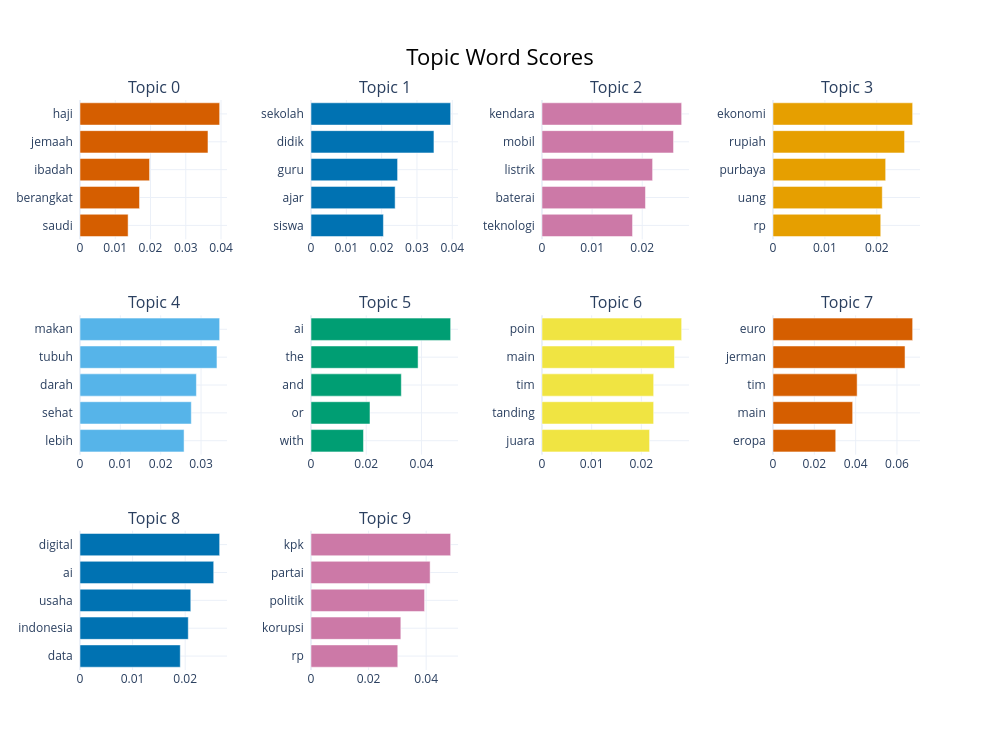
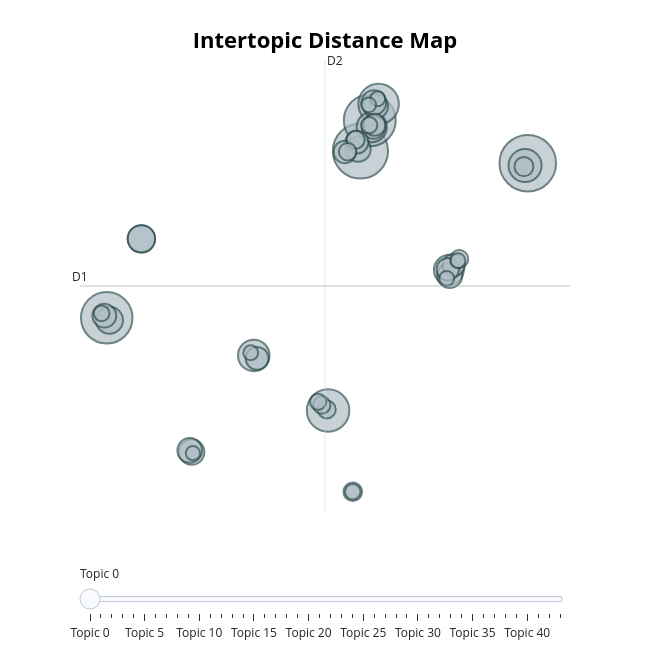

Notebook code cell kept with these figures, in order:
### Code cell
import pandas as pd
from bertopic import BERTopic
from sklearn.feature_extraction.text import CountVectorizer
from Sastrawi.StopWordRemover.StopWordRemoverFactory import StopWordRemoverFactory

# 1. LOAD DATA
# Jangan lupa handling missing values. Teks kosong akan membuat BERTopic error.
df = pd.read_csv('dataset_berita_merge.csv')
docs = df['isi'].dropna().tolist()

# 2. PERSIAPAN STOPWORDS BAHASA INDONESIA
# Ini yang membedakan tugas asal-asalan dengan yang dikerjakan serius.
factory = StopWordRemoverFactory()
base_stopwords = factory.get_stop_words()

# Tambahkan custom stopwords yang saya temukan banyak tersebar di datasetmu!
# Jangan malas untuk mengecek kata apa lagi yang perlu dibuang nanti.
custom_stopwords = [
    'kompascom', 'baca', 'video', 'foto', 'nya', 'yg', 
    'dan', 'di', 'dari', 'ke', 'ini', 'itu'
]
stopword_list = base_stopwords + custom_stopwords

vectorizer_model = CountVectorizer(stop_words=stopword_list)

# 3. INISIASI BERTOPIC (MULTILINGUAL)
# Kita paksa model menggunakan embedding yang paham bahasa Indonesia
topic_model = BERTopic(
    language="multilingual", 
    vectorizer_model=vectorizer_model,
    verbose=True,
    calculate_probabilities=True # Set True agar visualisasi probabilitas bisa jalan seperti di Kaggle
)

# 4. TRAINING MODEL
# Ini akan memakan waktu. Biarkan jalan dan perhatikan log-nya.
topics, probs = topic_model.fit_transform(docs)

# 5. EVALUASI DAN VISUALISASI (Sama seperti yang kamu lihat di Kaggle)
# Lihat daftar topik
print(topic_model.get_topic_info())

# Tampilkan Bar Chart
fig_barchart = topic_model.visualize_barchart(top_n_topics=10)
fig_barchart.show()

# Tampilkan Intertopic Distance Map (Visualisasi bulatan-bulatan klaster)
fig_intertopic = topic_model.visualize_topics()
fig_intertopic.show()

### Figure 1 — Plotly figure (JSON) as saved in the notebook; plotly's stock layout.template omitted (floating-point values rounded to 4 significant figures)
{"data": [{"marker": {"color": "#D55E00"}, "orientation": "h", "type": "bar", "x": [0.01365, 0.01688, 0.01973, 0.0363, 0.03961], "xaxis": "x", "y": ["saudi  ", "berangkat  ", "ibadah  ", "jemaah  ", "haji  "], "yaxis": "y"}, {"marker": {"color": "#0072B2"}, "orientation": "h", "type": "bar", "x": [0.02051, 0.02382, 0.02452, 0.03481, 0.03954], "xaxis": "x2", "y": ["siswa  ", "ajar  ", "guru  ", "didik  ", "sekolah  "], "yaxis": "y2"}, {"marker": {"color": "#CC79A7"}, "orientation": "h", "type": "bar", "x": [0.01807, 0.02065, 0.02207, 0.02625, 0.02787], "xaxis": "x3", "y": ["teknologi  ", "baterai  ", "listrik  ", "mobil  ", "kendara  "], "yaxis": "y3"}, {"marker": {"color": "#E69F00"}, "orientation": "h", "type": "bar", "x": [0.02077, 0.02106, 0.02171, 0.02536, 0.02692], "xaxis": "x4", "y": ["rp  ", "uang  ", "purbaya  ", "rupiah  ", "ekonomi  "], "yaxis": "y4"}, {"marker": {"color": "#56B4E9"}, "orientation": "h", "type": "bar", "x": [0.02579, 0.02758, 0.02885, 0.03394, 0.03461], "xaxis": "x5", "y": ["lebih  ", "sehat  ", "darah  ", "tubuh  ", "makan  "], "yaxis": "y5"}, {"marker": {"color": "#009E73"}, "orientation": "h", "type": "bar", "x": [0.01901, 0.02137, 0.03272, 0.03879, 0.05058], "xaxis": "x6", "y": ["with  ", "or  ", "and  ", "the  ", "ai  "], "yaxis": "y6"}, {"marker": {"color": "#F0E442"}, "orientation": "h", "type": "bar", "x": [0.02166, 0.02248, 0.02248, 0.02668, 0.02812], "xaxis": "x7", "y": ["juara  ", "tanding  ", "tim  ", "main  ", "poin  "], "yaxis": "y7"}, {"marker": {"color": "#D55E00"}, "orientation": "h", "type": "bar", "x": [0.03036, 0.03855, 0.04072, 0.0639, 0.06758], "xaxis": "x8", "y": ["eropa  ", "main  ", "tim  ", "jerman  ", "euro  "], "yaxis": "y8"}, {"marker": {"color": "#0072B2"}, "orientation": "h", "type": "bar", "x": [0.01907, 0.02059, 0.02107, 0.02543, 0.02655], "xaxis": "x9", "y": ["data  ", "indonesia  ", "usaha  ", "ai  ", "digital  "], "yaxis": "y9"}, {"marker": {"color": "#CC79A7"}, "orientation": "h", "type": "bar", "x": [0.03014, 0.03121, 0.03945, 0.04137, 0.04851], "xaxis": "x10", "y": ["rp  ", "korupsi  ", "politik  ", "partai  ", "kpk  "], "yaxis": "y10"}], "layout": {"annotations": [{"font": {"size": 16}, "showarrow": false, "text": "Topic 0", "x": 0.0875, "xanchor": "center", "xref": "paper", "y": 1, "yanchor": "bottom", "yref": "paper"}, {"font": {"size": 16}, "showarrow": false, "text": "Topic 1", "x": 0.3625, "xanchor": "center", "xref": "paper", "y": 1, "yanchor": "bottom", "yref": "paper"}, {"font": {"size": 16}, "showarrow": false, "text": "Topic 2", "x": 0.6375, "xanchor": "center", "xref": "paper", "y": 1, "yanchor": "bottom", "yref": "paper"}, {"font": {"size": 16}, "showarrow": false, "text": "Topic 3", "x": 0.9125, "xanchor": "center", "xref": "paper", "y": 1, "yanchor": "bottom", "yref": "paper"}, {"font": {"size": 16}, "showarrow": false, "text": "Topic 4", "x": 0.0875, "xanchor": "center", "xref": "paper", "y": 0.6222, "yanchor": "bottom", "yref": "paper"}, {"font": {"size": 16}, "showarrow": false, "text": "Topic 5", "x": 0.3625, "xanchor": "center", "xref": "paper", "y": 0.6222, "yanchor": "bottom", "yref": "paper"}, {"font": {"size": 16}, "showarrow": false, "text": "Topic 6", "x": 0.6375, "xanchor": "center", "xref": "paper", "y": 0.6222, "yanchor": "bottom", "yref": "paper"}, {"font": {"size": 16}, "showarrow": false, "text": "Topic 7", "x": 0.9125, "xanchor": "center", "xref": "paper", "y": 0.6222, "yanchor": "bottom", "yref": "paper"}, {"font": {"size": 16}, "showarrow": false, "text": "Topic 8", "x": 0.0875, "xanchor": "center", "xref": "paper", "y": 0.2444, "yanchor": "bottom", "yref": "paper"}, {"font": {"size": 16}, "showarrow": false, "text": "Topic 9", "x": 0.3625, "xanchor": "center", "xref": "paper", "y": 0.2444, "yanchor": "bottom", "yref": "paper"}], "height": 750, "hoverlabel": {"bgcolor": "white", "font": {"family": "Rockwell", "size": 16}}, "showlegend": false, "title": {"font": {"color": "Black", "size": 22}, "text": "Topic Word Scores", "x": 0.5, "xanchor": "center", "yanchor": "top"}, "width": 1000, "xaxis": {"anchor": "y", "domain": [0, 0.175], "showgrid": true}, "xaxis10": {"anchor": "y10", "domain": [0.275, 0.45], "showgrid": true}, "xaxis11": {"anchor": "y11", "domain": [0.55, 0.725], "showgrid": true}, "xaxis12": {"anchor": "y12", "domain": [0.825, 1], "showgrid": true}, "xaxis2": {"anchor": "y2", "domain": [0.275, 0.45], "showgrid": true}, "xaxis3": {"anchor": "y3", "domain": [0.55, 0.725], "showgrid": true}, "xaxis4": {"anchor": "y4", "domain": [0.825, 1], "showgrid": true}, "xaxis5": {"anchor": "y5", "domain": [0, 0.175], "showgrid": true}, "xaxis6": {"anchor": "y6", "domain": [0.275, 0.45], "showgrid": true}, "xaxis7": {"anchor": "y7", "domain": [0.55, 0.725], "showgrid": true}, "xaxis8": {"anchor": "y8", "domain": [0.825, 1], "showgrid": true}, "xaxis9": {"anchor": "y9", "domain": [0, 0.175], "showgrid": true}, "yaxis": {"anchor": "x", "domain": [0.7556, 1], "showgrid": true}, "yaxis10": {"anchor": "x10", "domain": [0, 0.2444], "showgrid": true}, "yaxis11": {"anchor": "x11", "domain": [0, 0.2444], "showgrid": true}, "yaxis12": {"anchor": "x12", "domain": [0, 0.2444], "showgrid": true}, "yaxis2": {"anchor": "x2", "domain": [0.7556, 1], "showgrid": true}, "yaxis3": {"anchor": "x3", "domain": [0.7556, 1], "showgrid": true}, "yaxis4": {"anchor": "x4", "domain": [0.7556, 1], "showgrid": true}, "yaxis5": {"anchor": "x5", "domain": [0.3778, 0.6222], "showgrid": true}, "yaxis6": {"anchor": "x6", "domain": [0.3778, 0.6222], "showgrid": true}, "yaxis7": {"anchor": "x7", "domain": [0.3778, 0.6222], "showgrid": true}, "yaxis8": {"anchor": "x8", "domain": [0.3778, 0.6222], "showgrid": true}, "yaxis9": {"anchor": "x9", "domain": [0, 0.2444], "showgrid": true}}}

### Figure 2 — Plotly figure (JSON) as saved in the notebook; plotly's stock layout.template omitted (floating-point values rounded to 4 significant figures; data arrays with more than 128 entries replaced by an {"elided": "..."} marker saying what was removed)
{"data": [{"customdata": {"elided": "44x3 mixed values"}, "hovertemplate": "<b>Topic %{customdata[0]}</b><br>%{customdata[1]}<br>Size: %{customdata[2]}", "legendgroup": "", "marker": {"color": "#B0BEC5", "line": {"color": "DarkSlateGrey", "width": 2}, "size": [158, 150, 133, 131, 89, 81, 54, 49, 45, 44, 37, 37, 36, 32, 31, 31, 30, 30, 30, 28, 27, 26, 26, 25, 25, 25, 24, 18, 17, 16, 16, 16, 15, 15, 13, 13, 12, 12, 11, 11, 11, 11, 11, 10], "sizemode": "area", "sizeref": 0.09875, "symbol": "circle"}, "mode": "markers", "name": "", "orientation": "v", "showlegend": false, "type": "scatter", "x": [17.21, 6.979, 7.551, -8.532, 5.001, 8.09, 17.04, 0.4567, 7.671, 12.38, -6.414, -6.414, -8.365, -3.342, 6.841, 12.44, 7.911, 7.801, -3.46, -8.68, 7.782, 0.6612, 6.767, 6.026, 12.68, 12.32, 7.839, 16.98, 6.51, 4.919, 13.02, 6.683, 4.615, 6.196, 7.514, 4.39, -8.842, 6.51, 8.035, 12.94, 7.48, 12.25, 0.2728, -3.265], "xaxis": "x", "y": [13.53, 14.39, 16.52, 2.745, -3.726, 17.67, 13.37, 0.1214, 16.05, 6.079, 8.257, 8.257, 2.578, -6.624, 14.51, 5.701, 17.51, 17.77, -6.507, 2.893, 16.05, -0.08315, 15.0, 14.32, 6.423, 6.133, 16.21, 13.3, -9.395, -3.644, 6.852, 15.16, -3.34, 14.33, 16.18, -3.115, 3.054, -9.395, 18.03, 6.732, 17.6, 5.499, 0.3054, -6.7], "yaxis": "y"}], "layout": {"annotations": [{"showarrow": false, "text": "D1", "x": -10.17, "y": 4.965, "yshift": 10}, {"showarrow": false, "text": "D2", "x": 4.812, "xshift": 10, "y": 20.73}], "height": 650, "hoverlabel": {"bgcolor": "white", "font": {"family": "Rockwell", "size": 16}}, "legend": {"itemsizing": "constant", "tracegroupgap": 0}, "margin": {"t": 60}, "shapes": [{"line": {"color": "#CFD8DC", "width": 2}, "type": "line", "x0": 4.812, "x1": 4.812, "y0": -10.8, "y1": 20.73}, {"line": {"color": "#9E9E9E", "width": 2}, "type": "line", "x0": -10.17, "x1": 19.79, "y0": 4.965, "y1": 4.965}], "sliders": [{"active": 0, "pad": {"t": 50}, "steps": [{"args": [{"marker.color": [["red", "#B0BEC5", "#B0BEC5", "#B0BEC5", "#B0BEC5", "#B0BEC5", "#B0BEC5", "#B0BEC5", "#B0BEC5", "#B0BEC5", "#B0BEC5", "#B0BEC5", "#B0BEC5", "#B0BEC5", "#B0BEC5", "#B0BEC5", "#B0BEC5", "#B0BEC5", "#B0BEC5", "#B0BEC5", "#B0BEC5", "#B0BEC5", "#B0BEC5", "#B0BEC5", "#B0BEC5", "#B0BEC5", "#B0BEC5", "#B0BEC5", "#B0BEC5", "#B0BEC5", "#B0BEC5", "#B0BEC5", "#B0BEC5", "#B0BEC5", "#B0BEC5", "#B0BEC5", "#B0BEC5", "#B0BEC5", "#B0BEC5", "#B0BEC5", "#B0BEC5", "#B0BEC5", "#B0BEC5", "#B0BEC5"]]}], "label": "Topic 0", "method": "update"}, {"args": [{"marker.color": [["#B0BEC5", "red", "#B0BEC5", "#B0BEC5", "#B0BEC5", "#B0BEC5", "#B0BEC5", "#B0BEC5", "#B0BEC5", "#B0BEC5", "#B0BEC5", "#B0BEC5", "#B0BEC5", "#B0BEC5", "#B0BEC5", "#B0BEC5", "#B0BEC5", "#B0BEC5", "#B0BEC5", "#B0BEC5", "#B0BEC5", "#B0BEC5", "#B0BEC5", "#B0BEC5", "#B0BEC5", "#B0BEC5", "#B0BEC5", "#B0BEC5", "#B0BEC5", "#B0BEC5", "#B0BEC5", "#B0BEC5", "#B0BEC5", "#B0BEC5", "#B0BEC5", "#B0BEC5", "#B0BEC5", "#B0BEC5", "#B0BEC5", "#B0BEC5", "#B0BEC5", "#B0BEC5", "#B0BEC5", "#B0BEC5"]]}], "label": "Topic 1", "method": "update"}, {"args": [{"marker.color": [["#B0BEC5", "#B0BEC5", "red", "#B0BEC5", "#B0BEC5", "#B0BEC5", "#B0BEC5", "#B0BEC5", "#B0BEC5", "#B0BEC5", "#B0BEC5", "#B0BEC5", "#B0BEC5", "#B0BEC5", "#B0BEC5", "#B0BEC5", "#B0BEC5", "#B0BEC5", "#B0BEC5", "#B0BEC5", "#B0BEC5", "#B0BEC5", "#B0BEC5", "#B0BEC5", "#B0BEC5", "#B0BEC5", "#B0BEC5", "#B0BEC5", "#B0BEC5", "#B0BEC5", "#B0BEC5", "#B0BEC5", "#B0BEC5", "#B0BEC5", "#B0BEC5", "#B0BEC5", "#B0BEC5", "#B0BEC5", "#B0BEC5", "#B0BEC5", "#B0BEC5", "#B0BEC5", "#B0BEC5", "#B0BEC5"]]}], "label": "Topic 2", "method": "update"}, {"args": [{"marker.color": [["#B0BEC5", "#B0BEC5", "#B0BEC5", "red", "#B0BEC5", "#B0BEC5", "#B0BEC5", "#B0BEC5", "#B0BEC5", "#B0BEC5", "#B0BEC5", "#B0BEC5", "#B0BEC5", "#B0BEC5", "#B0BEC5", "#B0BEC5", "#B0BEC5", "#B0BEC5", "#B0BEC5", "#B0BEC5", "#B0BEC5", "#B0BEC5", "#B0BEC5", "#B0BEC5", "#B0BEC5", "#B0BEC5", "#B0BEC5", "#B0BEC5", "#B0BEC5", "#B0BEC5", "#B0BEC5", "#B0BEC5", "#B0BEC5", "#B0BEC5", "#B0BEC5", "#B0BEC5", "#B0BEC5", "#B0BEC5", "#B0BEC5", "#B0BEC5", "#B0BEC5", "#B0BEC5", "#B0BEC5", "#B0BEC5"]]}], "label": "Topic 3", "method": "update"}, {"args": [{"marker.color": [["#B0BEC5", "#B0BEC5", "#B0BEC5", "#B0BEC5", "red", "#B0BEC5", "#B0BEC5", "#B0BEC5", "#B0BEC5", "#B0BEC5", "#B0BEC5", "#B0BEC5", "#B0BEC5", "#B0BEC5", "#B0BEC5", "#B0BEC5", "#B0BEC5", "#B0BEC5", "#B0BEC5", "#B0BEC5", "#B0BEC5", "#B0BEC5", "#B0BEC5", "#B0BEC5", "#B0BEC5", "#B0BEC5", "#B0BEC5", "#B0BEC5", "#B0BEC5", "#B0BEC5", "#B0BEC5", "#B0BEC5", "#B0BEC5", "#B0BEC5", "#B0BEC5", "#B0BEC5", "#B0BEC5", "#B0BEC5", "#B0BEC5", "#B0BEC5", "#B0BEC5", "#B0BEC5", "#B0BEC5", "#B0BEC5"]]}], "label": "Topic 4", "method": "update"}, {"args": [{"marker.color": [["#B0BEC5", "#B0BEC5", "#B0BEC5", "#B0BEC5", "#B0BEC5", "red", "#B0BEC5", "#B0BEC5", "#B0BEC5", "#B0BEC5", "#B0BEC5", "#B0BEC5", "#B0BEC5", "#B0BEC5", "#B0BEC5", "#B0BEC5", "#B0BEC5", "#B0BEC5", "#B0BEC5", "#B0BEC5", "#B0BEC5", "#B0BEC5", "#B0BEC5", "#B0BEC5", "#B0BEC5", "#B0BEC5", "#B0BEC5", "#B0BEC5", "#B0BEC5", "#B0BEC5", "#B0BEC5", "#B0BEC5", "#B0BEC5", "#B0BEC5", "#B0BEC5", "#B0BEC5", "#B0BEC5", "#B0BEC5", "#B0BEC5", "#B0BEC5", "#B0BEC5", "#B0BEC5", "#B0BEC5", "#B0BEC5"]]}], "label": "Topic 5", "method": "update"}, {"args": [{"marker.color": [["#B0BEC5", "#B0BEC5", "#B0BEC5", "#B0BEC5", "#B0BEC5", "#B0BEC5", "red", "#B0BEC5", "#B0BEC5", "#B0BEC5", "#B0BEC5", "#B0BEC5", "#B0BEC5", "#B0BEC5", "#B0BEC5", "#B0BEC5", "#B0BEC5", "#B0BEC5", "#B0BEC5", "#B0BEC5", "#B0BEC5", "#B0BEC5", "#B0BEC5", "#B0BEC5", "#B0BEC5", "#B0BEC5", "#B0BEC5", "#B0BEC5", "#B0BEC5", "#B0BEC5", "#B0BEC5", "#B0BEC5", "#B0BEC5", "#B0BEC5", "#B0BEC5", "#B0BEC5", "#B0BEC5", "#B0BEC5", "#B0BEC5", "#B0BEC5", "#B0BEC5", "#B0BEC5", "#B0BEC5", "#B0BEC5"]]}], "label": "Topic 6", "method": "update"}, {"args": [{"marker.color": [["#B0BEC5", "#B0BEC5", "#B0BEC5", "#B0BEC5", "#B0BEC5", "#B0BEC5", "#B0BEC5", "red", "#B0BEC5", "#B0BEC5", "#B0BEC5", "#B0BEC5", "#B0BEC5", "#B0BEC5", "#B0BEC5", "#B0BEC5", "#B0BEC5", "#B0BEC5", "#B0BEC5", "#B0BEC5", "#B0BEC5", "#B0BEC5", "#B0BEC5", "#B0BEC5", "#B0BEC5", "#B0BEC5", "#B0BEC5", "#B0BEC5", "#B0BEC5", "#B0BEC5", "#B0BEC5", "#B0BEC5", "#B0BEC5", "#B0BEC5", "#B0BEC5", "#B0BEC5", "#B0BEC5", "#B0BEC5", "#B0BEC5", "#B0BEC5", "#B0BEC5", "#B0BEC5", "#B0BEC5", "#B0BEC5"]]}], "label": "Topic 7", "method": "update"}, {"args": [{"marker.color": [["#B0BEC5", "#B0BEC5", "#B0BEC5", "#B0BEC5", "#B0BEC5", "#B0BEC5", "#B0BEC5", "#B0BEC5", "red", "#B0BEC5", "#B0BEC5", "#B0BEC5", "#B0BEC5", "#B0BEC5", "#B0BEC5", "#B0BEC5", "#B0BEC5", "#B0BEC5", "#B0BEC5", "#B0BEC5", "#B0BEC5", "#B0BEC5", "#B0BEC5", "#B0BEC5", "#B0BEC5", "#B0BEC5", "#B0BEC5", "#B0BEC5", "#B0BEC5", "#B0BEC5", "#B0BEC5", "#B0BEC5", "#B0BEC5", "#B0BEC5", "#B0BEC5", "#B0BEC5", "#B0BEC5", "#B0BEC5", "#B0BEC5", "#B0BEC5", "#B0BEC5", "#B0BEC5", "#B0BEC5", "#B0BEC5"]]}], "label": "Topic 8", "method": "update"}, {"args": [{"marker.color": [["#B0BEC5", "#B0BEC5", "#B0BEC5", "#B0BEC5", "#B0BEC5", "#B0BEC5", "#B0BEC5", "#B0BEC5", "#B0BEC5", "red", "#B0BEC5", "#B0BEC5", "#B0BEC5", "#B0BEC5", "#B0BEC5", "#B0BEC5", "#B0BEC5", "#B0BEC5", "#B0BEC5", "#B0BEC5", "#B0BEC5", "#B0BEC5", "#B0BEC5", "#B0BEC5", "#B0BEC5", "#B0BEC5", "#B0BEC5", "#B0BEC5", "#B0BEC5", "#B0BEC5", "#B0BEC5", "#B0BEC5", "#B0BEC5", "#B0BEC5", "#B0BEC5", "#B0BEC5", "#B0BEC5", "#B0BEC5", "#B0BEC5", "#B0BEC5", "#B0BEC5", "#B0BEC5", "#B0BEC5", "#B0BEC5"]]}], "label": "Topic 9", "method": "update"}, {"args": [{"marker.color": [["#B0BEC5", "#B0BEC5", "#B0BEC5", "#B0BEC5", "#B0BEC5", "#B0BEC5", "#B0BEC5", "#B0BEC5", "#B0BEC5", "#B0BEC5", "red", "#B0BEC5", "#B0BEC5", "#B0BEC5", "#B0BEC5", "#B0BEC5", "#B0BEC5", "#B0BEC5", "#B0BEC5", "#B0BEC5", "#B0BEC5", "#B0BEC5", "#B0BEC5", "#B0BEC5", "#B0BEC5", "#B0BEC5", "#B0BEC5", "#B0BEC5", "#B0BEC5", "#B0BEC5", "#B0BEC5", "#B0BEC5", "#B0BEC5", "#B0BEC5", "#B0BEC5", "#B0BEC5", "#B0BEC5", "#B0BEC5", "#B0BEC5", "#B0BEC5", "#B0BEC5", "#B0BEC5", "#B0BEC5", "#B0BEC5"]]}], "label": "Topic 10", "method": "update"}, {"args": [{"marker.color": [["#B0BEC5", "#B0BEC5", "#B0BEC5", "#B0BEC5", "#B0BEC5", "#B0BEC5", "#B0BEC5", "#B0BEC5", "#B0BEC5", "#B0BEC5", "#B0BEC5", "red", "#B0BEC5", "#B0BEC5", "#B0BEC5", "#B0BEC5", "#B0BEC5", "#B0BEC5", "#B0BEC5", "#B0BEC5", "#B0BEC5", "#B0BEC5", "#B0BEC5", "#B0BEC5", "#B0BEC5", "#B0BEC5", "#B0BEC5", "#B0BEC5", "#B0BEC5", "#B0BEC5", "#B0BEC5", "#B0BEC5", "#B0BEC5", "#B0BEC5", "#B0BEC5", "#B0BEC5", "#B0BEC5", "#B0BEC5", "#B0BEC5", "#B0BEC5", "#B0BEC5", "#B0BEC5", "#B0BEC5", "#B0BEC5"]]}], "label": "Topic 11", "method": "update"}, {"args": [{"marker.color": [["#B0BEC5", "#B0BEC5", "#B0BEC5", "#B0BEC5", "#B0BEC5", "#B0BEC5", "#B0BEC5", "#B0BEC5", "#B0BEC5", "#B0BEC5", "#B0BEC5", "#B0BEC5", "red", "#B0BEC5", "#B0BEC5", "#B0BEC5", "#B0BEC5", "#B0BEC5", "#B0BEC5", "#B0BEC5", "#B0BEC5", "#B0BEC5", "#B0BEC5", "#B0BEC5", "#B0BEC5", "#B0BEC5", "#B0BEC5", "#B0BEC5", "#B0BEC5", "#B0BEC5", "#B0BEC5", "#B0BEC5", "#B0BEC5", "#B0BEC5", "#B0BEC5", "#B0BEC5", "#B0BEC5", "#B0BEC5", "#B0BEC5", "#B0BEC5", "#B0BEC5", "#B0BEC5", "#B0BEC5", "#B0BEC5"]]}], "label": "Topic 12", "method": "update"}, {"args": [{"marker.color": [["#B0BEC5", "#B0BEC5", "#B0BEC5", "#B0BEC5", "#B0BEC5", "#B0BEC5", "#B0BEC5", "#B0BEC5", "#B0BEC5", "#B0BEC5", "#B0BEC5", "#B0BEC5", "#B0BEC5", "red", "#B0BEC5", "#B0BEC5", "#B0BEC5", "#B0BEC5", "#B0BEC5", "#B0BEC5", "#B0BEC5", "#B0BEC5", "#B0BEC5", "#B0BEC5", "#B0BEC5", "#B0BEC5", "#B0BEC5", "#B0BEC5", "#B0BEC5", "#B0BEC5", "#B0BEC5", "#B0BEC5", "#B0BEC5", "#B0BEC5", "#B0BEC5", "#B0BEC5", "#B0BEC5", "#B0BEC5", "#B0BEC5", "#B0BEC5", "#B0BEC5", "#B0BEC5", "#B0BEC5", "#B0BEC5"]]}], "label": "Topic 13", "method": "update"}, {"args": [{"marker.color": [["#B0BEC5", "#B0BEC5", "#B0BEC5", "#B0BEC5", "#B0BEC5", "#B0BEC5", "#B0BEC5", "#B0BEC5", "#B0BEC5", "#B0BEC5", "#B0BEC5", "#B0BEC5", "#B0BEC5", "#B0BEC5", "red", "#B0BEC5", "#B0BEC5", "#B0BEC5", "#B0BEC5", "#B0BEC5", "#B0BEC5", "#B0BEC5", "#B0BEC5", "#B0BEC5", "#B0BEC5", "#B0BEC5", "#B0BEC5", "#B0BEC5", "#B0BEC5", "#B0BEC5", "#B0BEC5", "#B0BEC5", "#B0BEC5", "#B0BEC5", "#B0BEC5", "#B0BEC5", "#B0BEC5", "#B0BEC5", "#B0BEC5", "#B0BEC5", "#B0BEC5", "#B0BEC5", "#B0BEC5", "#B0BEC5"]]}], "label": "Topic 14", "method": "update"}, {"args": [{"marker.color": [["#B0BEC5", "#B0BEC5", "#B0BEC5", "#B0BEC5", "#B0BEC5", "#B0BEC5", "#B0BEC5", "#B0BEC5", "#B0BEC5", "#B0BEC5", "#B0BEC5", "#B0BEC5", "#B0BEC5", "#B0BEC5", "#B0BEC5", "red", "#B0BEC5", "#B0BEC5", "#B0BEC5", "#B0BEC5", "#B0BEC5", "#B0BEC5", "#B0BEC5", "#B0BEC5", "#B0BEC5", "#B0BEC5", "#B0BEC5", "#B0BEC5", "#B0BEC5", "#B0BEC5", "#B0BEC5", "#B0BEC5", "#B0BEC5", "#B0BEC5", "#B0BEC5", "#B0BEC5", "#B0BEC5", "#B0BEC5", "#B0BEC5", "#B0BEC5", "#B0BEC5", "#B0BEC5", "#B0BEC5", "#B0BEC5"]]}], "label": "Topic 15", "method": "update"}, {"args": [{"marker.color": [["#B0BEC5", "#B0BEC5", "#B0BEC5", "#B0BEC5", "#B0BEC5", "#B0BEC5", "#B0BEC5", "#B0BEC5", "#B0BEC5", "#B0BEC5", "#B0BEC5", "#B0BEC5", "#B0BEC5", "#B0BEC5", "#B0BEC5", "#B0BEC5", "red", "#B0BEC5", "#B0BEC5", "#B0BEC5", "#B0BEC5", "#B0BEC5", "#B0BEC5", "#B0BEC5", "#B0BEC5", "#B0BEC5", "#B0BEC5", "#B0BEC5", "#B0BEC5", "#B0BEC5", "#B0BEC5", "#B0BEC5", "#B0BEC5", "#B0BEC5", "#B0BEC5", "#B0BEC5", "#B0BEC5", "#B0BEC5", "#B0BEC5", "#B0BEC5", "#B0BEC5", "#B0BEC5", "#B0BEC5", "#B0BEC5"]]}], "label": "Topic 16", "method": "update"}, {"args": [{"marker.color": [["#B0BEC5", "#B0BEC5", "#B0BEC5", "#B0BEC5", "#B0BEC5", "#B0BEC5", "#B0BEC5", "#B0BEC5", "#B0BEC5", "#B0BEC5", "#B0BEC5", "#B0BEC5", "#B0BEC5", "#B0BEC5", "#B0BEC5", "#B0BEC5", "#B0BEC5", "red", "#B0BEC5", "#B0BEC5", "#B0BEC5", "#B0BEC5", "#B0BEC5", "#B0BEC5", "#B0BEC5", "#B0BEC5", "#B0BEC5", "#B0BEC5", "#B0BEC5", "#B0BEC5", "#B0BEC5", "#B0BEC5", "#B0BEC5", "#B0BEC5", "#B0BEC5", "#B0BEC5", "#B0BEC5", "#B0BEC5", "#B0BEC5", "#B0BEC5", "#B0BEC5", "#B0BEC5", "#B0BEC5", "#B0BEC5"]]}], "label": "Topic 17", "method": "update"}, {"args": [{"marker.color": [["#B0BEC5", "#B0BEC5", "#B0BEC5", "#B0BEC5", "#B0BEC5", "#B0BEC5", "#B0BEC5", "#B0BEC5", "#B0BEC5", "#B0BEC5", "#B0BEC5", "#B0BEC5", "#B0BEC5", "#B0BEC5", "#B0BEC5", "#B0BEC5", "#B0BEC5", "#B0BEC5", "red", "#B0BEC5", "#B0BEC5", "#B0BEC5", "#B0BEC5", "#B0BEC5", "#B0BEC5", "#B0BEC5", "#B0BEC5", "#B0BEC5", "#B0BEC5", "#B0BEC5", "#B0BEC5", "#B0BEC5", "#B0BEC5", "#B0BEC5", "#B0BEC5", "#B0BEC5", "#B0BEC5", "#B0BEC5", "#B0BEC5", "#B0BEC5", "#B0BEC5", "#B0BEC5", "#B0BEC5", "#B0BEC5"]]}], "label": "Topic 18", "method": "update"}, {"args": [{"marker.color": [["#B0BEC5", "#B0BEC5", "#B0BEC5", "#B0BEC5", "#B0BEC5", "#B0BEC5", "#B0BEC5", "#B0BEC5", "#B0BEC5", "#B0BEC5", "#B0BEC5", "#B0BEC5", "#B0BEC5", "#B0BEC5", "#B0BEC5", "#B0BEC5", "#B0BEC5", "#B0BEC5", "#B0BEC5", "red", "#B0BEC5", "#B0BEC5", "#B0BEC5", "#B0BEC5", "#B0BEC5", "#B0BEC5", "#B0BEC5", "#B0BEC5", "#B0BEC5", "#B0BEC5", "#B0BEC5", "#B0BEC5", "#B0BEC5", "#B0BEC5", "#B0BEC5", "#B0BEC5", "#B0BEC5", "#B0BEC5", "#B0BEC5", "#B0BEC5", "#B0BEC5", "#B0BEC5", "#B0BEC5", "#B0BEC5"]]}], "label": "Topic 19", "method": "update"}, {"args": [{"marker.color": [["#B0BEC5", "#B0BEC5", "#B0BEC5", "#B0BEC5", "#B0BEC5", "#B0BEC5", "#B0BEC5", "#B0BEC5", "#B0BEC5", "#B0BEC5", "#B0BEC5", "#B0BEC5", "#B0BEC5", "#B0BEC5", "#B0BEC5", "#B0BEC5", "#B0BEC5", "#B0BEC5", "#B0BEC5", "#B0BEC5", "red", "#B0BEC5", "#B0BEC5", "#B0BEC5", "#B0BEC5", "#B0BEC5", "#B0BEC5", "#B0BEC5", "#B0BEC5", "#B0BEC5", "#B0BEC5", "#B0BEC5", "#B0BEC5", "#B0BEC5", "#B0BEC5", "#B0BEC5", "#B0BEC5", "#B0BEC5", "#B0BEC5", "#B0BEC5", "#B0BEC5", "#B0BEC5", "#B0BEC5", "#B0BEC5"]]}], "label": "Topic 20", "method": "update"}, {"args": [{"marker.color": [["#B0BEC5", "#B0BEC5", "#B0BEC5", "#B0BEC5", "#B0BEC5", "#B0BEC5", "#B0BEC5", "#B0BEC5", "#B0BEC5", "#B0BEC5", "#B0BEC5", "#B0BEC5", "#B0BEC5", "#B0BEC5", "#B0BEC5", "#B0BEC5", "#B0BEC5", "#B0BEC5", "#B0BEC5", "#B0BEC5", "#B0BEC5", "red", "#B0BEC5", "#B0BEC5", "#B0BEC5", "#B0BEC5", "#B0BEC5", "#B0BEC5", "#B0BEC5", "#B0BEC5", "#B0BEC5", "#B0BEC5", "#B0BEC5", "#B0BEC5", "#B0BEC5", "#B0BEC5", "#B0BEC5", "#B0BEC5", "#B0BEC5", "#B0BEC5", "#B0BEC5", "#B0BEC5", "#B0BEC5", "#B0BEC5"]]}], "label": "Topic 21", "method": "update"}, {"args": [{"marker.color": [["#B0BEC5", "#B0BEC5", "#B0BEC5", "#B0BEC5", "#B0BEC5", "#B0BEC5", "#B0BEC5", "#B0BEC5", "#B0BEC5", "#B0BEC5", "#B0BEC5", "#B0BEC5", "#B0BEC5", "#B0BEC5", "#B0BEC5", "#B0BEC5", "#B0BEC5", "#B0BEC5", "#B0BEC5", "#B0BEC5", "#B0BEC5", "#B0BEC5", "red", "#B0BEC5", "#B0BEC5", "#B0BEC5", "#B0BEC5", "#B0BEC5", "#B0BEC5", "#B0BEC5", "#B0BEC5", "#B0BEC5", "#B0BEC5", "#B0BEC5", "#B0BEC5", "#B0BEC5", "#B0BEC5", "#B0BEC5", "#B0BEC5", "#B0BEC5", "#B0BEC5", "#B0BEC5", "#B0BEC5", "#B0BEC5"]]}], "label": "Topic 22", "method": "update"}, {"args": [{"marker.color": [["#B0BEC5", "#B0BEC5", "#B0BEC5", "#B0BEC5", "#B0BEC5", "#B0BEC5", "#B0BEC5", "#B0BEC5", "#B0BEC5", "#B0BEC5", "#B0BEC5", "#B0BEC5", "#B0BEC5", "#B0BEC5", "#B0BEC5", "#B0BEC5", "#B0BEC5", "#B0BEC5", "#B0BEC5", "#B0BEC5", "#B0BEC5", "#B0BEC5", "#B0BEC5", "red", "#B0BEC5", "#B0BEC5", "#B0BEC5", "#B0BEC5", "#B0BEC5", "#B0BEC5", "#B0BEC5", "#B0BEC5", "#B0BEC5", "#B0BEC5", "#B0BEC5", "#B0BEC5", "#B0BEC5", "#B0BEC5", "#B0BEC5", "#B0BEC5", "#B0BEC5", "#B0BEC5", "#B0BEC5", "#B0BEC5"]]}], "label": "Topic 23", "method": "update"}, {"args": [{"marker.color": [["#B0BEC5", "#B0BEC5", "#B0BEC5", "#B0BEC5", "#B0BEC5", "#B0BEC5", "#B0BEC5", "#B0BEC5", "#B0BEC5", "#B0BEC5", "#B0BEC5", "#B0BEC5", "#B0BEC5", "#B0BEC5", "#B0BEC5", "#B0BEC5", "#B0BEC5", "#B0BEC5", "#B0BEC5", "#B0BEC5", "#B0BEC5", "#B0BEC5", "#B0BEC5", "#B0BEC5", "red", "#B0BEC5", "#B0BEC5", "#B0BEC5", "#B0BEC5", "#B0BEC5", "#B0BEC5", "#B0BEC5", "#B0BEC5", "#B0BEC5", "#B0BEC5", "#B0BEC5", "#B0BEC5", "#B0BEC5", "#B0BEC5", "#B0BEC5", "#B0BEC5", "#B0BEC5", "#B0BEC5", "#B0BEC5"]]}], "label": "Topic 24", "method": "update"}, {"args": [{"marker.color": [["#B0BEC5", "#B0BEC5", "#B0BEC5", "#B0BEC5", "#B0BEC5", "#B0BEC5", "#B0BEC5", "#B0BEC5", "#B0BEC5", "#B0BEC5", "#B0BEC5", "#B0BEC5", "#B0BEC5", "#B0BEC5", "#B0BEC5", "#B0BEC5", "#B0BEC5", "#B0BEC5", "#B0BEC5", "#B0BEC5", "#B0BEC5", "#B0BEC5", "#B0BEC5", "#B0BEC5", "#B0BEC5", "red", "#B0BEC5", "#B0BEC5", "#B0BEC5", "#B0BEC5", "#B0BEC5", "#B0BEC5", "#B0BEC5", "#B0BEC5", "#B0BEC5", "#B0BEC5", "#B0BEC5", "#B0BEC5", "#B0BEC5", "#B0BEC5", "#B0BEC5", "#B0BEC5", "#B0BEC5", "#B0BEC5"]]}], "label": "Topic 25", "method": "update"}, {"args": [{"marker.color": [["#B0BEC5", "#B0BEC5", "#B0BEC5", "#B0BEC5", "#B0BEC5", "#B0BEC5", "#B0BEC5", "#B0BEC5", "#B0BEC5", "#B0BEC5", "#B0BEC5", "#B0BEC5", "#B0BEC5", "#B0BEC5", "#B0BEC5", "#B0BEC5", "#B0BEC5", "#B0BEC5", "#B0BEC5", "#B0BEC5", "#B0BEC5", "#B0BEC5", "#B0BEC5", "#B0BEC5", "#B0BEC5", "#B0BEC5", "red", "#B0BEC5", "#B0BEC5", "#B0BEC5", "#B0BEC5", "#B0BEC5", "#B0BEC5", "#B0BEC5", "#B0BEC5", "#B0BEC5", "#B0BEC5", "#B0BEC5", "#B0BEC5", "#B0BEC5", "#B0BEC5", "#B0BEC5", "#B0BEC5", "#B0BEC5"]]}], "label": "Topic 26", "method": "update"}, {"args": [{"marker.color": [["#B0BEC5", "#B0BEC5", "#B0BEC5", "#B0BEC5", "#B0BEC5", "#B0BEC5", "#B0BEC5", "#B0BEC5", "#B0BEC5", "#B0BEC5", "#B0BEC5", "#B0BEC5", "#B0BEC5", "#B0BEC5", "#B0BEC5", "#B0BEC5", "#B0BEC5", "#B0BEC5", "#B0BEC5", "#B0BEC5", "#B0BEC5", "#B0BEC5", "#B0BEC5", "#B0BEC5", "#B0BEC5", "#B0BEC5", "#B0BEC5", "red", "#B0BEC5", "#B0BEC5", "#B0BEC5", "#B0BEC5", "#B0BEC5", "#B0BEC5", "#B0BEC5", "#B0BEC5", "#B0BEC5", "#B0BEC5", "#B0BEC5", "#B0BEC5", "#B0BEC5", "#B0BEC5", "#B0BEC5", "#B0BEC5"]]}], "label": "Topic 27", "method": "update"}, {"args": [{"marker.color": [["#B0BEC5", "#B0BEC5", "#B0BEC5", "#B0BEC5", "#B0BEC5", "#B0BEC5", "#B0BEC5", "#B0BEC5", "#B0BEC5", "#B0BEC5", "#B0BEC5", "#B0BEC5", "#B0BEC5", "#B0BEC5", "#B0BEC5", "#B0BEC5", "#B0BEC5", "#B0BEC5", "#B0BEC5", "#B0BEC5", "#B0BEC5", "#B0BEC5", "#B0BEC5", "#B0BEC5", "#B0BEC5", "#B0BEC5", "#B0BEC5", "#B0BEC5", "red", "#B0BEC5", "#B0BEC5", "#B0BEC5", "#B0BEC5", "#B0BEC5", "#B0BEC5", "#B0BEC5", "#B0BEC5", "#B0BEC5", "#B0BEC5", "#B0BEC5", "#B0BEC5", "#B0BEC5", "#B0BEC5", "#B0BEC5"]]}], "label": "Topic 28", "method": "update"}, {"args": [{"marker.color": [["#B0BEC5", "#B0BEC5", "#B0BEC5", "#B0BEC5", "#B0BEC5", "#B0BEC5", "#B0BEC5", "#B0BEC5", "#B0BEC5", "#B0BEC5", "#B0BEC5", "#B0BEC5", "#B0BEC5", "#B0BEC5", "#B0BEC5", "#B0BEC5", "#B0BEC5", "#B0BEC5", "#B0BEC5", "#B0BEC5", "#B0BEC5", "#B0BEC5", "#B0BEC5", "#B0BEC5", "#B0BEC5", "#B0BEC5", "#B0BEC5", "#B0BEC5", "#B0BEC5", "red", "#B0BEC5", "#B0BEC5", "#B0BEC5", "#B0BEC5", "#B0BEC5", "#B0BEC5", "#B0BEC5", "#B0BEC5", "#B0BEC5", "#B0BEC5", "#B0BEC5", "#B0BEC5", "#B0BEC5", "#B0BEC5"]]}], "label": "Topic 29", "method": "update"}, {"args": [{"marker.color": [["#B0BEC5", "#B0BEC5", "#B0BEC5", "#B0BEC5", "#B0BEC5", "#B0BEC5", "#B0BEC5", "#B0BEC5", "#B0BEC5", "#B0BEC5", "#B0BEC5", "#B0BEC5", "#B0BEC5", "#B0BEC5", "#B0BEC5", "#B0BEC5", "#B0BEC5", "#B0BEC5", "#B0BEC5", "#B0BEC5", "#B0BEC5", "#B0BEC5", "#B0BEC5", "#B0BEC5", "#B0BEC5", "#B0BEC5", "#B0BEC5", "#B0BEC5", "#B0BEC5", "#B0BEC5", "red", "#B0BEC5", "#B0BEC5", "#B0BEC5", "#B0BEC5", "#B0BEC5", "#B0BEC5", "#B0BEC5", "#B0BEC5", "#B0BEC5", "#B0BEC5", "#B0BEC5", "#B0BEC5", "#B0BEC5"]]}], "label": "Topic 30", "method": "update"}, {"args": [{"marker.color": [["#B0BEC5", "#B0BEC5", "#B0BEC5", "#B0BEC5", "#B0BEC5", "#B0BEC5", "#B0BEC5", "#B0BEC5", "#B0BEC5", "#B0BEC5", "#B0BEC5", "#B0BEC5", "#B0BEC5", "#B0BEC5", "#B0BEC5", "#B0BEC5", "#B0BEC5", "#B0BEC5", "#B0BEC5", "#B0BEC5", "#B0BEC5", "#B0BEC5", "#B0BEC5", "#B0BEC5", "#B0BEC5", "#B0BEC5", "#B0BEC5", "#B0BEC5", "#B0BEC5", "#B0BEC5", "#B0BEC5", "red", "#B0BEC5", "#B0BEC5", "#B0BEC5", "#B0BEC5", "#B0BEC5", "#B0BEC5", "#B0BEC5", "#B0BEC5", "#B0BEC5", "#B0BEC5", "#B0BEC5", "#B0BEC5"]]}], "label": "Topic 31", "method": "update"}, {"args": [{"marker.color": [["#B0BEC5", "#B0BEC5", "#B0BEC5", "#B0BEC5", "#B0BEC5", "#B0BEC5", "#B0BEC5", "#B0BEC5", "#B0BEC5", "#B0BEC5", "#B0BEC5", "#B0BEC5", "#B0BEC5", "#B0BEC5", "#B0BEC5", "#B0BEC5", "#B0BEC5", "#B0BEC5", "#B0BEC5", "#B0BEC5", "#B0BEC5", "#B0BEC5", "#B0BEC5", "#B0BEC5", "#B0BEC5", "#B0BEC5", "#B0BEC5", "#B0BEC5", "#B0BEC5", "#B0BEC5", "#B0BEC5", "#B0BEC5", "red", "#B0BEC5", "#B0BEC5", "#B0BEC5", "#B0BEC5", "#B0BEC5", "#B0BEC5", "#B0BEC5", "#B0BEC5", "#B0BEC5", "#B0BEC5", "#B0BEC5"]]}], "label": "Topic 32", "method": "update"}, {"args": [{"marker.color": [["#B0BEC5", "#B0BEC5", "#B0BEC5", "#B0BEC5", "#B0BEC5", "#B0BEC5", "#B0BEC5", "#B0BEC5", "#B0BEC5", "#B0BEC5", "#B0BEC5", "#B0BEC5", "#B0BEC5", "#B0BEC5", "#B0BEC5", "#B0BEC5", "#B0BEC5", "#B0BEC5", "#B0BEC5", "#B0BEC5", "#B0BEC5", "#B0BEC5", "#B0BEC5", "#B0BEC5", "#B0BEC5", "#B0BEC5", "#B0BEC5", "#B0BEC5", "#B0BEC5", "#B0BEC5", "#B0BEC5", "#B0BEC5", "#B0BEC5", "red", "#B0BEC5", "#B0BEC5", "#B0BEC5", "#B0BEC5", "#B0BEC5", "#B0BEC5", "#B0BEC5", "#B0BEC5", "#B0BEC5", "#B0BEC5"]]}], "label": "Topic 33", "method": "update"}, {"args": [{"marker.color": [["#B0BEC5", "#B0BEC5", "#B0BEC5", "#B0BEC5", "#B0BEC5", "#B0BEC5", "#B0BEC5", "#B0BEC5", "#B0BEC5", "#B0BEC5", "#B0BEC5", "#B0BEC5", "#B0BEC5", "#B0BEC5", "#B0BEC5", "#B0BEC5", "#B0BEC5", "#B0BEC5", "#B0BEC5", "#B0BEC5", "#B0BEC5", "#B0BEC5", "#B0BEC5", "#B0BEC5", "#B0BEC5", "#B0BEC5", "#B0BEC5", "#B0BEC5", "#B0BEC5", "#B0BEC5", "#B0BEC5", "#B0BEC5", "#B0BEC5", "#B0BEC5", "red", "#B0BEC5", "#B0BEC5", "#B0BEC5", "#B0BEC5", "#B0BEC5", "#B0BEC5", "#B0BEC5", "#B0BEC5", "#B0BEC5"]]}], "label": "Topic 34", "method": "update"}, {"args": [{"marker.color": [["#B0BEC5", "#B0BEC5", "#B0BEC5", "#B0BEC5", "#B0BEC5", "#B0BEC5", "#B0BEC5", "#B0BEC5", "#B0BEC5", "#B0BEC5", "#B0BEC5", "#B0BEC5", "#B0BEC5", "#B0BEC5", "#B0BEC5", "#B0BEC5", "#B0BEC5", "#B0BEC5", "#B0BEC5", "#B0BEC5", "#B0BEC5", "#B0BEC5", "#B0BEC5", "#B0BEC5", "#B0BEC5", "#B0BEC5", "#B0BEC5", "#B0BEC5", "#B0BEC5", "#B0BEC5", "#B0BEC5", "#B0BEC5", "#B0BEC5", "#B0BEC5", "#B0BEC5", "red", "#B0BEC5", "#B0BEC5", "#B0BEC5", "#B0BEC5", "#B0BEC5", "#B0BEC5", "#B0BEC5", "#B0BEC5"]]}], "label": "Topic 35", "method": "update"}, {"args": [{"marker.color": [["#B0BEC5", "#B0BEC5", "#B0BEC5", "#B0BEC5", "#B0BEC5", "#B0BEC5", "#B0BEC5", "#B0BEC5", "#B0BEC5", "#B0BEC5", "#B0BEC5", "#B0BEC5", "#B0BEC5", "#B0BEC5", "#B0BEC5", "#B0BEC5", "#B0BEC5", "#B0BEC5", "#B0BEC5", "#B0BEC5", "#B0BEC5", "#B0BEC5", "#B0BEC5", "#B0BEC5", "#B0BEC5", "#B0BEC5", "#B0BEC5", "#B0BEC5", "#B0BEC5", "#B0BEC5", "#B0BEC5", "#B0BEC5", "#B0BEC5", "#B0BEC5", "#B0BEC5", "#B0BEC5", "red", "#B0BEC5", "#B0BEC5", "#B0BEC5", "#B0BEC5", "#B0BEC5", "#B0BEC5", "#B0BEC5"]]}], "label": "Topic 36", "method": "update"}, {"args": [{"marker.color": [["#B0BEC5", "#B0BEC5", "#B0BEC5", "#B0BEC5", "#B0BEC5", "#B0BEC5", "#B0BEC5", "#B0BEC5", "#B0BEC5", "#B0BEC5", "#B0BEC5", "#B0BEC5", "#B0BEC5", "#B0BEC5", "#B0BEC5", "#B0BEC5", "#B0BEC5", "#B0BEC5", "#B0BEC5", "#B0BEC5", "#B0BEC5", "#B0BEC5", "#B0BEC5", "#B0BEC5", "#B0BEC5", "#B0BEC5", "#B0BEC5", "#B0BEC5", "#B0BEC5", "#B0BEC5", "#B0BEC5", "#B0BEC5", "#B0BEC5", "#B0BEC5", "#B0BEC5", "#B0BEC5", "#B0BEC5", "red", "#B0BEC5", "#B0BEC5", "#B0BEC5", "#B0BEC5", "#B0BEC5", "#B0BEC5"]]}], "label": "Topic 37", "method": "update"}, {"args": [{"marker.color": [["#B0BEC5", "#B0BEC5", "#B0BEC5", "#B0BEC5", "#B0BEC5", "#B0BEC5", "#B0BEC5", "#B0BEC5", "#B0BEC5", "#B0BEC5", "#B0BEC5", "#B0BEC5", "#B0BEC5", "#B0BEC5", "#B0BEC5", "#B0BEC5", "#B0BEC5", "#B0BEC5", "#B0BEC5", "#B0BEC5", "#B0BEC5", "#B0BEC5", "#B0BEC5", "#B0BEC5", "#B0BEC5", "#B0BEC5", "#B0BEC5", "#B0BEC5", "#B0BEC5", "#B0BEC5", "#B0BEC5", "#B0BEC5", "#B0BEC5", "#B0BEC5", "#B0BEC5", "#B0BEC5", "#B0BEC5", "#B0BEC5", "red", "#B0BEC5", "#B0BEC5", "#B0BEC5", "#B0BEC5", "#B0BEC5"]]}], "label": "Topic 38", "method": "update"}, {"args": [{"marker.color": [["#B0BEC5", "#B0BEC5", "#B0BEC5", "#B0BEC5", "#B0BEC5", "#B0BEC5", "#B0BEC5", "#B0BEC5", "#B0BEC5", "#B0BEC5", "#B0BEC5", "#B0BEC5", "#B0BEC5", "#B0BEC5", "#B0BEC5", "#B0BEC5", "#B0BEC5", "#B0BEC5", "#B0BEC5", "#B0BEC5", "#B0BEC5", "#B0BEC5", "#B0BEC5", "#B0BEC5", "#B0BEC5", "#B0BEC5", "#B0BEC5", "#B0BEC5", "#B0BEC5", "#B0BEC5", "#B0BEC5", "#B0BEC5", "#B0BEC5", "#B0BEC5", "#B0BEC5", "#B0BEC5", "#B0BEC5", "#B0BEC5", "#B0BEC5", "red", "#B0BEC5", "#B0BEC5", "#B0BEC5", "#B0BEC5"]]}], "label": "Topic 39", "method": "update"}, {"args": [{"marker.color": [["#B0BEC5", "#B0BEC5", "#B0BEC5", "#B0BEC5", "#B0BEC5", "#B0BEC5", "#B0BEC5", "#B0BEC5", "#B0BEC5", "#B0BEC5", "#B0BEC5", "#B0BEC5", "#B0BEC5", "#B0BEC5", "#B0BEC5", "#B0BEC5", "#B0BEC5", "#B0BEC5", "#B0BEC5", "#B0BEC5", "#B0BEC5", "#B0BEC5", "#B0BEC5", "#B0BEC5", "#B0BEC5", "#B0BEC5", "#B0BEC5", "#B0BEC5", "#B0BEC5", "#B0BEC5", "#B0BEC5", "#B0BEC5", "#B0BEC5", "#B0BEC5", "#B0BEC5", "#B0BEC5", "#B0BEC5", "#B0BEC5", "#B0BEC5", "#B0BEC5", "red", "#B0BEC5", "#B0BEC5", "#B0BEC5"]]}], "label": "Topic 40", "method": "update"}, {"args": [{"marker.color": [["#B0BEC5", "#B0BEC5", "#B0BEC5", "#B0BEC5", "#B0BEC5", "#B0BEC5", "#B0BEC5", "#B0BEC5", "#B0BEC5", "#B0BEC5", "#B0BEC5", "#B0BEC5", "#B0BEC5", "#B0BEC5", "#B0BEC5", "#B0BEC5", "#B0BEC5", "#B0BEC5", "#B0BEC5", "#B0BEC5", "#B0BEC5", "#B0BEC5", "#B0BEC5", "#B0BEC5", "#B0BEC5", "#B0BEC5", "#B0BEC5", "#B0BEC5", "#B0BEC5", "#B0BEC5", "#B0BEC5", "#B0BEC5", "#B0BEC5", "#B0BEC5", "#B0BEC5", "#B0BEC5", "#B0BEC5", "#B0BEC5", "#B0BEC5", "#B0BEC5", "#B0BEC5", "red", "#B0BEC5", "#B0BEC5"]]}], "label": "Topic 41", "method": "update"}, {"args": [{"marker.color": [["#B0BEC5", "#B0BEC5", "#B0BEC5", "#B0BEC5", "#B0BEC5", "#B0BEC5", "#B0BEC5", "#B0BEC5", "#B0BEC5", "#B0BEC5", "#B0BEC5", "#B0BEC5", "#B0BEC5", "#B0BEC5", "#B0BEC5", "#B0BEC5", "#B0BEC5", "#B0BEC5", "#B0BEC5", "#B0BEC5", "#B0BEC5", "#B0BEC5", "#B0BEC5", "#B0BEC5", "#B0BEC5", "#B0BEC5", "#B0BEC5", "#B0BEC5", "#B0BEC5", "#B0BEC5", "#B0BEC5", "#B0BEC5", "#B0BEC5", "#B0BEC5", "#B0BEC5", "#B0BEC5", "#B0BEC5", "#B0BEC5", "#B0BEC5", "#B0BEC5", "#B0BEC5", "#B0BEC5", "red", "#B0BEC5"]]}], "label": "Topic 42", "method": "update"}, {"args": [{"marker.color": [["#B0BEC5", "#B0BEC5", "#B0BEC5", "#B0BEC5", "#B0BEC5", "#B0BEC5", "#B0BEC5", "#B0BEC5", "#B0BEC5", "#B0BEC5", "#B0BEC5", "#B0BEC5", "#B0BEC5", "#B0BEC5", "#B0BEC5", "#B0BEC5", "#B0BEC5", "#B0BEC5", "#B0BEC5", "#B0BEC5", "#B0BEC5", "#B0BEC5", "#B0BEC5", "#B0BEC5", "#B0BEC5", "#B0BEC5", "#B0BEC5", "#B0BEC5", "#B0BEC5", "#B0BEC5", "#B0BEC5", "#B0BEC5", "#B0BEC5", "#B0BEC5", "#B0BEC5", "#B0BEC5", "#B0BEC5", "#B0BEC5", "#B0BEC5", "#B0BEC5", "#B0BEC5", "#B0BEC5", "#B0BEC5", "red"]]}], "label": "Topic 43", "method": "update"}]}], "title": {"font": {"color": "Black", "size": 22}, "text": "<b>Intertopic Distance Map</b>", "x": 0.5, "xanchor": "center", "y": 0.95, "yanchor": "top"}, "width": 650, "xaxis": {"anchor": "y", "domain": [0, 1], "range": [-10.17, 19.79], "title": {"text": ""}, "visible": false}, "yaxis": {"anchor": "x", "domain": [0, 1], "range": [-10.8, 20.73], "title": {"text": ""}, "visible": false}}}
